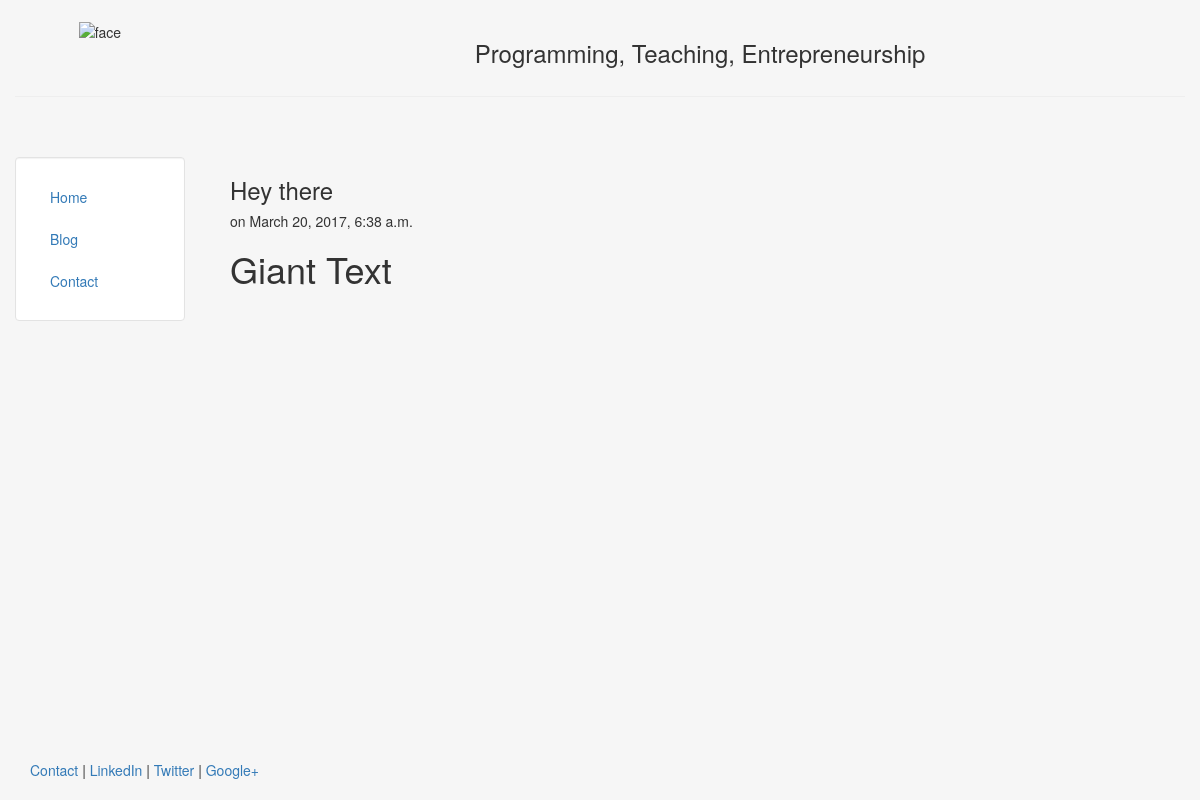
The app's page /blog/4 with its own data.
### blog/models.py (models this page shows, shortened)
class Post(models.Model):
    title = models.CharField(max_length=140)
    body = models.TextField()
    date = models.DateTimeField()

### blog/templates/blog/post.html
{% extends "personal/header.html" %}
{% block content %}
    <h3>{{ post.title }}</h3>
    <h5>on {{ post.date }}</h5>
    <p>{{ post.body|safe|linebreaks }}</p>
{% endblock content %}

### personal/templates/personal/header.html (style rules this page uses)
html, body { height:100% }

### records on screen
Post: title "Hey there", date "March 20, 2017, 6:38 a.m.", body "Giant Text"
